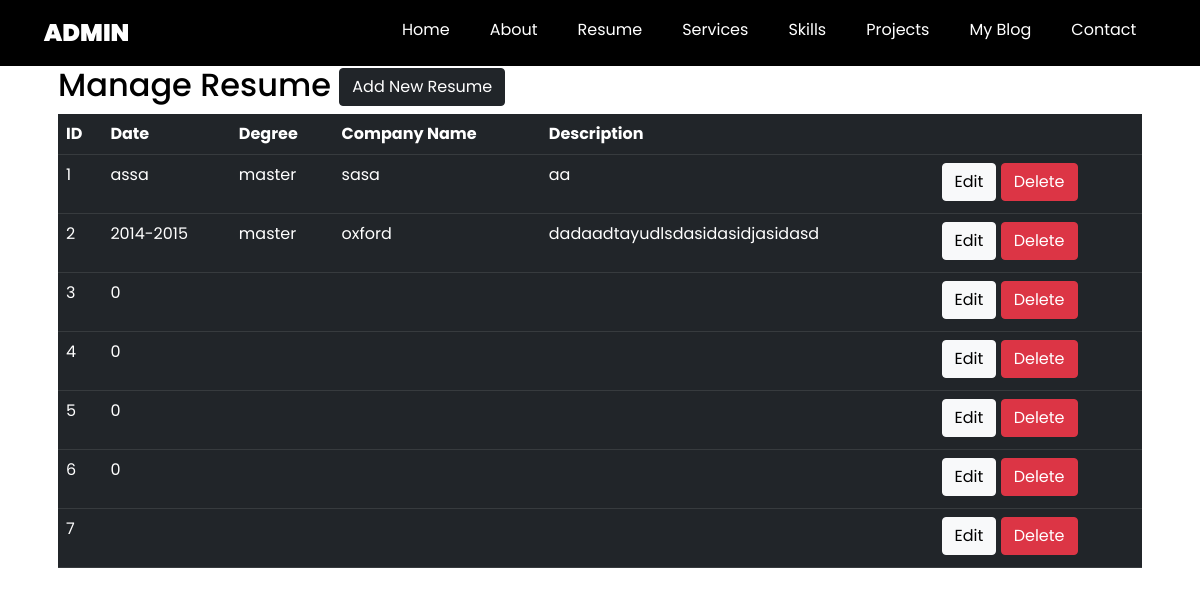
The page /admin/resume-list on the database its author committed.
### PortfolioProject/models.py (models this page shows, shortened)
class Resume(db.Model):
    __tablename__ = 'resume'
    id = db.Column(db.Integer, primary_key=True)
    date = db.Column(db.Integer, nullable=False)
    degree = db.Column(db.String(100), nullable=False)
    company_name = db.Column(db.String(100), nullable=False)
    description = db.Column(db.Text, nullable=False)

### PortfolioProject/controlers.py (the view)
@app.route('/admin/resume-list')
def resume_list():
    resumes = Resume.query.all()
    return render_template('admin/resume-list.html', resumes=resumes)

### PortfolioProject/templates/admin/resume-list.html
{% extends 'admin/base.html' %} {% block content %}
<div class="container" style="position: relative; top: 50px;">
    <div class="row">
        <div class="col md-12">
            <div class="jumbotron p-3">
                <h2>Manage Resume
                    <a href="{{url_for('resume_add')}}"> <button type="button" class="btn btn-dark float-right" data-toggle="modal" data-target="#mymodal">Add New Resume</button></a>
                </h2>
                <table class="table table-hover table-dark col md-12">
                    <tr>
                        <th>ID</th>
                        <th>Date</th>
                        <th>Degree</th>
                        <th>Company Name</th>
                        <th>Description</th>
                        <th></th>
                    </tr>
                    {% for resume in resumes %}
                    <tr>
                        <td>{{resume.id}}</td>
                        <td>{{resume.date}}</td>
                        <td>{{resume.degree}}</td>
                        <td>{{resume.company_name}}</td>
                        <td>{{resume.description}}</td>
                        <td>
                            <a href="{{url_for('resume_edit', id=resume.id)}}" class="btn btn-light btn-xs mb-1">Edit</a>
                            <a href="{{url_for('resume_delete', id=resume.id)}}" class="btn btn-danger btn-xs mb-1" onclick="return confirm('Are You Sure To Delete?')">Delete</a>
                        </td>
                    </tr>
                    {% endfor %}
                </table>
            </div>
        </div>
    </div>
</div>
{% endblock %}

### PortfolioProject/static/css/style.css (style rules this page uses)
* { box-sizing: border-box; margin: 0; font-family: 'Poppins', sans-serif; background-color: transparent; }
body { background-color: black; color: white; }
a { text-decoration: none; color: #fff; }

### rows shown on the page
Resume: id "1", date "assa", degree "master", company_name "sasa", description "aa"
Resume: id "2", date "2014-2015", degree "master", company_name "oxford", description "dadaadtayudlsdasidasidjasidasd"
Resume: id "3", date "0"
Resume: id "4", date "0"
Resume: id "5", date "0"
Resume: id "6", date "0"
Resume: id "7"
